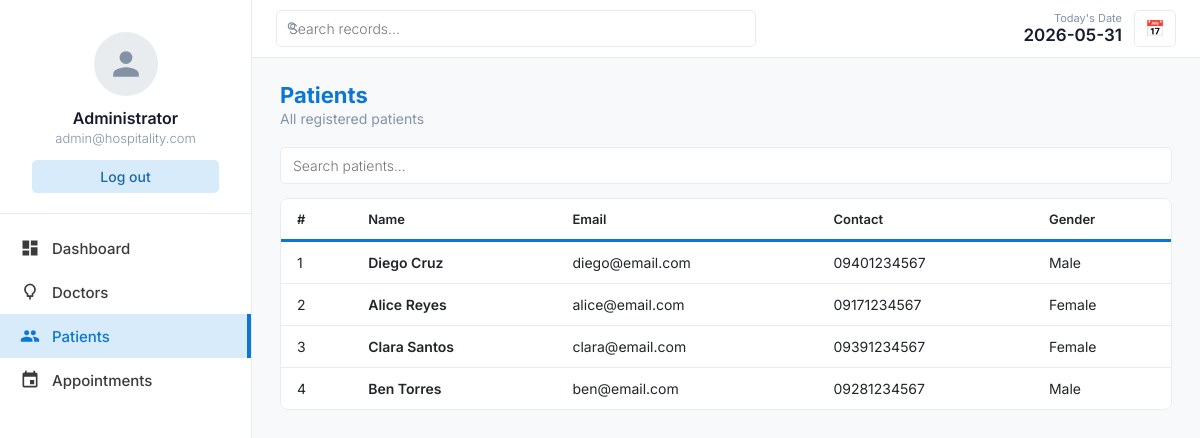
Page /patients/index.php on the committed database.
### tables this page shows
CREATE TABLE patreg (
    id         INT(11)                          NOT NULL AUTO_INCREMENT,
    fname      VARCHAR(50)                      NOT NULL,
    lname      VARCHAR(50)                      NOT NULL,
    email      VARCHAR(100)                     NOT NULL,
    password   VARCHAR(255)                     NOT NULL DEFAULT '',   
    contact    VARCHAR(15)                      NOT NULL,
    gender     ENUM('Male', 'Female', 'Other')  NOT NULL DEFAULT 'Other',
    created_at DATETIME                         NOT NULL DEFAULT CURRENT_TIMESTAMP,
    PRIMARY KEY (id)
);

### src/patients/index.php (the view)
<?php
require_once "../includes/db.php";
$sql    = "SELECT * FROM patreg ORDER BY lname ASC, fname ASC";
$result = mysqli_query($conn, $sql);
?>
<?php require_once "../includes/header.php"; ?>
<div class="page-header">
    <div>
        <div class="page-title">Patients</div>
        <div class="page-subtitle">All registered patients</div>
    </div>
</div>
<div class="search-bar">
    <input type="text" id="searchInput" onkeyup="searchTable()" placeholder="Search patients...">
</div>
<div class="table-wrapper">
    <table>
        <thead>
            <tr>
                <th>#</th>
                <th>Name</th>
                <th>Email</th>
                <th>Contact</th>
                <th>Gender</th>
            </tr>
        </thead>
        <tbody>
        <?php
        if (mysqli_num_rows($result) == 0) {
            echo "<tr><td colspan='5' style='text-align:center;padding:32px;color:#8492a6;'>No patients found.</td></tr>";
        } else {
            $counter = 1;
            while ($row = mysqli_fetch_assoc($result)) {
                echo "<tr>";
                echo "<td>" . $counter . "</td>";
                echo "<td style='font-weight:600;'>" . htmlspecialchars($row['fname'] . " " . $row['lname']) . "</td>";
                echo "<td>" . htmlspecialchars($row['email']) . "</td>";
                echo "<td>" . htmlspecialchars($row['contact']) . "</td>";
                echo "<td>" . htmlspecialchars($row['gender']) . "</td>";
                echo "</tr>";
                $counter++;
            }
        }
        ?>
        </tbody>
    </table>
</div>
<?php require_once "../includes/footer.php"; ?>

### src/css/style.css (style rules this page uses)
:root { --primary: #0A76D8; --primary-hover: #006dd3; --primary-soft: #D8EBFA; --primary-text: #1969AA; --sidebar-border: #ebebeb; --text-dark: #161c2d; --text-muted: #8492a6; --text-body: #212529; --bg-body: #f8f9fa; --white: #ffffff; --border: #e9ecef; --danger: #dc3545; --danger-soft: #fce8ea; --success-soft: #e8f5e9; --success-text: #1b5e20; --scrollbar: #888; }
* { margin: 0; padding: 0; box-sizing: border-box; }
body { font-family: 'Inter', sans-serif; background-color: var(--bg-body); color: var(--text-body); display: flex; height: 100vh; overflow: hidden; }
.page-header { display: flex; justify-content: space-between; align-items: center; margin-bottom: 20px; }
.page-title { font-size: 22px; font-weight: 700; color: var(--primary); line-height: 1.2; }
.page-subtitle { font-size: 14px; color: var(--text-muted); margin-top: 2px; }
.table-wrapper { border: 1px solid var(--border); border-radius: 8px; overflow: hidden; margin-bottom: 20px; background-color: var(--white); }
table { width: 100%; border-collapse: collapse; background-color: var(--white); }
th, td { padding: 12px 16px; text-align: left; font-size: 14px; }
th { font-size: 13px; font-weight: 600; color: var(--text-body); border-bottom: 3px solid var(--primary); background-color: var(--white); }
td { border-bottom: 1px solid var(--border); color: var(--text-body); }
tr:last-child td { border-bottom: none; }
.search-bar { margin-bottom: 14px; display: flex; align-items: center; gap: 10px; }
.search-bar input { padding: 9px 12px; border: 1px solid var(--border); border-radius: 5px; font-size: 14px; font-family: 'Inter', sans-serif; width: 300px; outline: none; transition: border-color 0.2s; }
input[type="text"], input[type="date"], input[type="time"], input[type="email"], input[type="password"], select, textarea { width: 100%; padding: 9px 12px; border: 1px solid var(--border); border-radius: 5px; font-size: 14px; font-family: 'Inter', sans-serif; font-weight: 300; color: var(--text-body); background-color: var(--white); outline: none; transition: border-color 0.15s; -webkit-appearance: none; appearance: none; }

### rows in the picture
patreg: fname+lname "Diego Cruz", email "diego@email.com", contact "09401234567", gender "Male"
patreg: fname+lname "Alice Reyes", email "alice@email.com", contact "09171234567", gender "Female"
patreg: fname+lname "Clara Santos", email "clara@email.com", contact "09391234567", gender "Female"
patreg: fname+lname "Ben Torres", email "ben@email.com", contact "09281234567", gender "Male"
